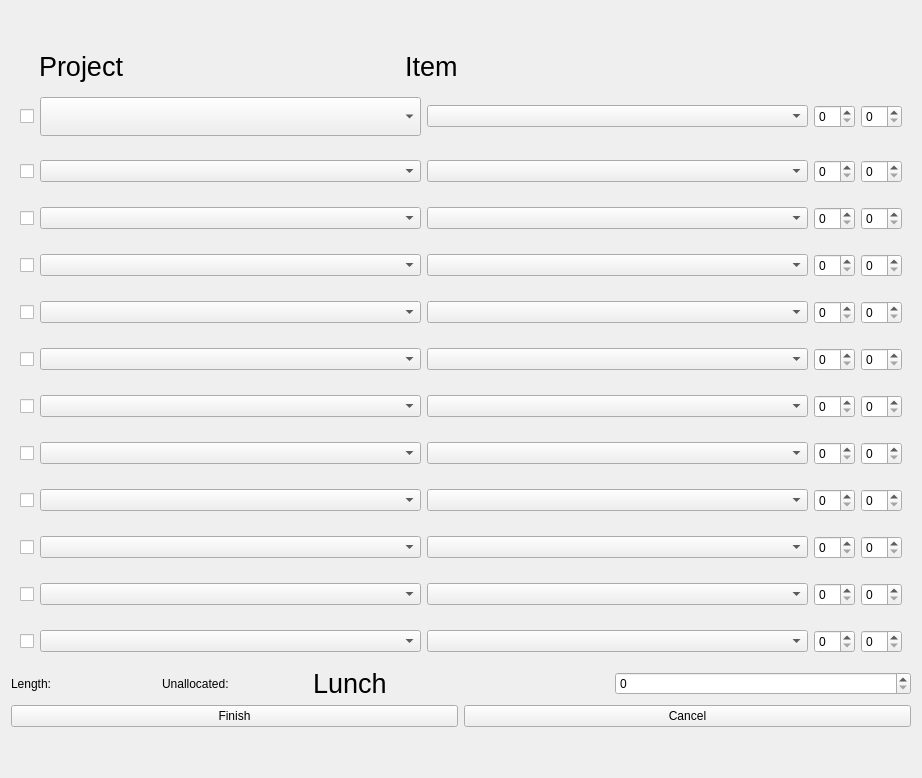
      <widget class="QWidget" name="clockout">
       <layout class="QGridLayout" name="gridLayout_6">
        <item row="3" column="0">
         <spacer name="verticalSpacer_6">
          <property name="orientation">
           <enum>Qt::Vertical</enum>
          </property>
          <property name="sizeHint" stdset="0">
           <size>
            <width>20</width>
            <height>40</height>
           </size>
          </property>
         </spacer>
        </item>
        <item row="1" column="0">
         <spacer name="verticalSpacer_5">
          <property name="orientation">
           <enum>Qt::Vertical</enum>
          </property>
          <property name="sizeHint" stdset="0">
           <size>
            <width>20</width>
            <height>40</height>
           </size>
          </property>
         </spacer>
        </item>
        <item row="2" column="0">
         <layout class="QHBoxLayout" name="horizontalLayout_8">
          <item>
           <layout class="QVBoxLayout" name="verticalLayout_5">
            <item>
             <layout class="QVBoxLayout" name="verticalLayout_6">
              <item>
               <layout class="QHBoxLayout" name="horizontalLayout_12">
                <item>
                 <spacer name="horizontalSpacer_4">
                  <property name="orientation">
                   <enum>Qt::Horizontal</enum>
                  </property>
                  <property name="sizeType">
                   <enum>QSizePolicy::Fixed</enum>
                  </property>
                  <property name="sizeHint" stdset="0">
                   <size>
                    <width>28</width>
                    <height>20</height>
                   </size>
                  </property>
                 </spacer>
                </item>
                <item>
                 <widget class="QLabel" name="label_8">
                  <property name="minimumSize">
                   <size>
                    <width>200</width>
                    <height>0</height>
                   </size>
                  </property>
                  <property name="font">
                   <font>
                    <pointsize>20</pointsize>
                   </font>
                  </property>
                  <property name="text">
                   <string>Project</string>
                  </property>
                 </widget>
                </item>
                <item>
                 <widget class="QLabel" name="label_9">
                  <property name="minimumSize">
                   <size>
                    <width>200</width>
                    <height>0</height>
                   </size>
                  </property>
                  <property name="font">
                   <font>
                    <pointsize>20</pointsize>
                   </font>
                  </property>
                  <property name="text">
                   <string>Item</string>
                  </property>
                 </widget>
                </item>
                <item>
                 <spacer name="horizontalSpacer_3">
                  <property name="orientation">
                   <enum>Qt::Horizontal</enum>
                  </property>
                  <property name="sizeType">
                   <enum>QSizePolicy::Fixed</enum>
                  </property>
                  <property name="sizeHint" stdset="0">
                   <size>
                    <width>146</width>
                    <height>20</height>
                   </size>
                  </property>
                 </spacer>
                </item>
               </layout>
              </item>
              <item>
               <widget class="QWidget" name="hbox1" native="true">
                <property name="minimumSize">
                 <size>
                  <width>900</width>
                  <height>0</height>
                 </size>
                </property>
                <layout class="QHBoxLayout" name="horbox1">
                 <item>
                  <widget class="QCheckBox" name="clockout_checkBox1">
                   <property name="text">
                    <string/>
                   </property>
                  </widget>
                 </item>
                 <item>
                  <widget class="QComboBox" name="clockout_comboBox1_1">
                   <property name="sizePolicy">
                    <sizepolicy hsizetype="Expanding" vsizetype="Fixed">
                     <horstretch>0</horstretch>
                     <verstretch>0</verstretch>
                    </sizepolicy>
                   </property>
                   <property name="minimumSize">
                    <size>
                     <width>0</width>
                     <height>0</height>
                    </size>
                   </property>
                   <property name="maximumSize">
                    <size>
                     <width>16777215</width>
                     <height>16777215</height>
                    </size>
                   </property>
                   <property name="font">
                    <font>
                     <pointsize>20</pointsize>
                    </font>
                   </property>
                  </widget>
                 </item>
                 <item>
                  <widget class="QComboBox" name="clockout_comboBox1_2">
                   <property name="sizePolicy">
                    <sizepolicy hsizetype="Expanding" vsizetype="Fixed">
                     <horstretch>0</horstretch>
                     <verstretch>0</verstretch>
                    </sizepolicy>
                   </property>
                   <property name="minimumSize">
                    <size>
                     <width>0</width>
                     <height>0</height>
                    </size>
                   </property>
                   <property name="maximumSize">
                    <size>
                     <width>16777215</width>
                     <height>16777215</height>
                    </size>
                   </property>
                  </widget>
                 </item>
                 <item>
                  <widget class="QSpinBox" name="clockout_spinbox1_1">
                   <property name="maximum">
                    <number>12</number>
                   </property>
                  </widget>
                 </item>
                 <item>
                  <widget class="QSpinBox" name="clockout_spinbox1_2">
                   <property name="maximum">
                    <number>60</number>
                   </property>
                   <property name="singleStep">
                    <number>15</number>
                   </property>
                  </widget>
                 </item>
                </layout>
               </widget>
              </item>
              <item>
               <widget class="QWidget" name="hbox2" native="true">
                <layout class="QHBoxLayout" name="horbox2">
                 <item>
                  <widget class="QCheckBox" name="clockout_checkBox2">
                   <property name="text">
                    <string/>
                   </property>
                  </widget>
                 </item>
                 <item>
                  <widget class="QComboBox" name="clockout_comboBox2_1">
                   <property name="sizePolicy">
                    <sizepolicy hsizetype="Expanding" vsizetype="Fixed">
                     <horstretch>0</horstretch>
                     <verstretch>0</verstretch>
                    </sizepolicy>
                   </property>
                   <property name="minimumSize">
                    <size>
                     <width>0</width>
                     <height>0</height>
                    </size>
                   </property>
                   <property name="maximumSize">
                    <size>
                     <width>16777215</width>
                     <height>16777215</height>
                    </size>
                   </property>
                  </widget>
                 </item>
                 <item>
                  <widget class="QComboBox" name="clockout_comboBox2_2">
                   <property name="sizePolicy">
                    <sizepolicy hsizetype="Expanding" vsizetype="Fixed">
                     <horstretch>0</horstretch>
                     <verstretch>0</verstretch>
                    </sizepolicy>
                   </property>
                   <property name="minimumSize">
                    <size>
                     <width>0</width>
                     <height>0</height>
                    </size>
                   </property>
                   <property name="maximumSize">
                    <size>
                     <width>16777215</width>
                     <height>16777215</height>
                    </size>
                   </property>
                  </widget>
                 </item>
                 <item>
                  <widget class="QSpinBox" name="clockout_spinbox2_1">
                   <property name="maximum">
                    <number>12</number>
                   </property>
                  </widget>
                 </item>
                 <item>
                  <widget class="QSpinBox" name="clockout_spinbox2_2">
                   <property name="maximum">
                    <number>60</number>
                   </property>
                   <property name="singleStep">
                    <number>15</number>
                   </property>
                  </widget>
                 </item>
                </layout>
               </widget>
              </item>
              <item>
               <widget class="QWidget" name="hbox3" native="true">
                <layout class="QHBoxLayout" name="horbox3">
                 <item>
                  <widget class="QCheckBox" name="clockout_checkBox3">
                   <property name="text">
                    <string/>
                   </property>
                  </widget>
                 </item>
                 <item>
                  <widget class="QComboBox" name="clockout_comboBox3_1">
                   <property name="sizePolicy">
                    <sizepolicy hsizetype="Expanding" vsizetype="Fixed">
                     <horstretch>0</horstretch>
                     <verstretch>0</verstretch>
                    </sizepolicy>
                   </property>
                   <property name="minimumSize">
                    <size>
                     <width>0</width>
                     <height>0</height>
                    </size>
                   </property>
                   <property name="maximumSize">
                    <size>
                     <width>16777215</width>
                     <height>16777215</height>
                    </size>
                   </property>
                  </widget>
                 </item>
                 <item>
                  <widget class="QComboBox" name="clockout_comboBox3_2">
                   <property name="sizePolicy">
                    <sizepolicy hsizetype="Expanding" vsizetype="Fixed">
                     <horstretch>0</horstretch>
                     <verstretch>0</verstretch>
                    </sizepolicy>
                   </property>
                   <property name="minimumSize">
                    <size>
                     <width>0</width>
                     <height>0</height>
                    </size>
                   </property>
                   <property name="maximumSize">
                    <size>
                     <width>16777215</width>
                     <height>16777215</height>
                    </size>
                   </property>
                  </widget>
                 </item>
                 <item>
                  <widget class="QSpinBox" name="clockout_spinbox3_1">
                   <property name="maximum">
                    <number>12</number>
                   </property>
                  </widget>
                 </item>
                 <item>
                  <widget class="QSpinBox" name="clockout_spinbox3_2">
                   <property name="maximum">
                    <number>60</number>
                   </property>
                   <property name="singleStep">
                    <number>15</number>
                   </property>
                  </widget>
                 </item>
                </layout>
               </widget>
              </item>
              <item>
               <widget class="QWidget" name="hbox4" native="true">
                <layout class="QHBoxLayout" name="horbox4">
                 <item>
                  <widget class="QCheckBox" name="clockout_checkBox4">
                   <property name="text">
                    <string/>
                   </property>
                  </widget>
                 </item>
                 <item>
                  <widget class="QComboBox" name="clockout_comboBox4_1">
                   <property name="sizePolicy">
                    <sizepolicy hsizetype="Expanding" vsizetype="Fixed">
                     <horstretch>0</horstretch>
                     <verstretch>0</verstretch>
                    </sizepolicy>
                   </property>
                   <property name="minimumSize">
                    <size>
                     <width>0</width>
                     <height>0</height>
                    </size>
                   </property>
                   <property name="maximumSize">
                    <size>
                     <width>16777215</width>
                     <height>16777215</height>
                    </size>
                   </property>
                  </widget>
                 </item>
                 <item>
                  <widget class="QComboBox" name="clockout_comboBox4_2">
                   <property name="sizePolicy">
                    <sizepolicy hsizetype="Expanding" vsizetype="Fixed">
                     <horstretch>0</horstretch>
                     <verstretch>0</verstretch>
                    </sizepolicy>
                   </property>
                   <property name="minimumSize">
                    <size>
                     <width>0</width>
                     <height>0</height>
                    </size>
                   </property>
                   <property name="maximumSize">
                    <size>
                     <width>16777215</width>
                     <height>16777215</height>
                    </size>
                   </property>
                  </widget>
                 </item>
                 <item>
                  <widget class="QSpinBox" name="clockout_spinbox4_1">
                   <property name="maximum">
                    <number>12</number>
                   </property>
                  </widget>
                 </item>
                 <item>
                  <widget class="QSpinBox" name="clockout_spinbox4_2">
                   <property name="maximum">
                    <number>60</number>
                   </property>
                   <property name="singleStep">
                    <number>15</number>
                   </property>
                  </widget>
                 </item>
                </layout>
               </widget>
              </item>
              <item>
               <widget class="QWidget" name="hbox5" native="true">
                <layout class="QHBoxLayout" name="horbox5">
                 <item>
                  <widget class="QCheckBox" name="clockout_checkBox5">
                   <property name="text">
                    <string/>
                   </property>
                  </widget>
                 </item>
                 <item>
                  <widget class="QComboBox" name="clockout_comboBox5_1">
                   <property name="sizePolicy">
                    <sizepolicy hsizetype="Expanding" vsizetype="Fixed">
                     <horstretch>0</horstretch>
                     <verstretch>0</verstretch>
                    </sizepolicy>
                   </property>
                   <property name="minimumSize">
                    <size>
                     <width>0</width>
                     <height>0</height>
                    </size>
                   </property>
                   <property name="maximumSize">
                    <size>
                     <width>16777215</width>
                     <height>16777215</height>
                    </size>
                   </property>
                  </widget>
                 </item>
                 <item>
                  <widget class="QComboBox" name="clockout_comboBox5_2">
                   <property name="sizePolicy">
                    <sizepolicy hsizetype="Expanding" vsizetype="Fixed">
                     <horstretch>0</horstretch>
                     <verstretch>0</verstretch>
                    </sizepolicy>
                   </property>
                   <property name="minimumSize">
                    <size>
                     <width>0</width>
                     <height>0</height>
                    </size>
                   </property>
                   <property name="maximumSize">
                    <size>
                     <width>16777215</width>
                     <height>16777215</height>
                    </size>
                   </property>
                  </widget>
                 </item>
                 <item>
                  <widget class="QSpinBox" name="clockout_spinbox5_1">
                   <property name="maximum">
                    <number>12</number>
                   </property>
                  </widget>
                 </item>
                 <item>
                  <widget class="QSpinBox" name="clockout_spinbox5_2">
                   <property name="maximum">
                    <number>60</number>
                   </property>
                   <property name="singleStep">
                    <number>15</number>
                   </property>
                  </widget>
                 </item>
                </layout>
               </widget>
              </item>
              <item>
               <widget class="QWidget" name="hbox6" native="true">
                <layout class="QHBoxLayout" name="horbox6">
                 <item>
                  <widget class="QCheckBox" name="clockout_checkBox6">
                   <property name="text">
                    <string/>
                   </property>
                  </widget>
                 </item>
                 <item>
                  <widget class="QComboBox" name="clockout_comboBox6_1">
                   <property name="sizePolicy">
                    <sizepolicy hsizetype="Expanding" vsizetype="Fixed">
                     <horstretch>0</horstretch>
                     <verstretch>0</verstretch>
                    </sizepolicy>
                   </property>
                  </widget>
                 </item>
                 <item>
                  <widget class="QComboBox" name="clockout_comboBox6_2">
                   <property name="sizePolicy">
                    <sizepolicy hsizetype="Expanding" vsizetype="Fixed">
                     <horstretch>0</horstretch>
                     <verstretch>0</verstretch>
                    </sizepolicy>
                   </property>
                  </widget>
                 </item>
                 <item>
                  <widget class="QSpinBox" name="clockout_spinbox6_1">
                   <property name="maximum">
                    <number>12</number>
                   </property>
                  </widget>
                 </item>
                 <item>
                  <widget class="QSpinBox" name="clockout_spinbox6_2">
                   <property name="maximum">
                    <number>60</number>
                   </property>
                   <property name="singleStep">
                    <number>15</number>
                   </property>
                  </widget>
                 </item>
                </layout>
               </widget>
              </item>
              <item>
               <widget class="QWidget" name="hbox7" native="true">
                <layout class="QHBoxLayout" name="horbox7">
                 <item>
                  <widget class="QCheckBox" name="clockout_checkBox7">
                   <property name="text">
                    <string/>
                   </property>
                  </widget>
                 </item>
                 <item>
                  <widget class="QComboBox" name="clockout_comboBox7_1">
                   <property name="sizePolicy">
                    <sizepolicy hsizetype="Expanding" vsizetype="Fixed">
                     <horstretch>0</horstretch>
                     <verstretch>0</verstretch>
                    </sizepolicy>
                   </property>
                  </widget>
                 </item>
                 <item>
                  <widget class="QComboBox" name="clockout_comboBox7_2">
                   <property name="sizePolicy">
                    <sizepolicy hsizetype="Expanding" vsizetype="Fixed">
                     <horstretch>0</horstretch>
                     <verstretch>0</verstretch>
                    </sizepolicy>
                   </property>
                  </widget>
                 </item>
                 <item>
                  <widget class="QSpinBox" name="clockout_spinbox7_1">
                   <property name="maximum">
                    <number>12</number>
                   </property>
                  </widget>
                 </item>
                 <item>
                  <widget class="QSpinBox" name="clockout_spinbox7_2">
                   <property name="maximum">
                    <number>60</number>
                   </property>
                   <property name="singleStep">
                    <number>15</number>
                   </property>
                  </widget>
                 </item>
                </layout>
               </widget>
              </item>
              <item>
               <widget class="QWidget" name="hbox8" native="true">
                <layout class="QHBoxLayout" name="horbox8">
                 <item>
                  <widget class="QCheckBox" name="clockout_checkBox8">
                   <property name="text">
                    <string/>
                   </property>
                  </widget>
                 </item>
                 <item>
                  <widget class="QComboBox" name="clockout_comboBox8_1">
                   <property name="sizePolicy">
                    <sizepolicy hsizetype="Expanding" vsizetype="Fixed">
                     <horstretch>0</horstretch>
                     <verstretch>0</verstretch>
                    </sizepolicy>
                   </property>
                  </widget>
                 </item>
                 <item>
                  <widget class="QComboBox" name="clockout_comboBox8_2">
                   <property name="sizePolicy">
                    <sizepolicy hsizetype="Expanding" vsizetype="Fixed">
                     <horstretch>0</horstretch>
                     <verstretch>0</verstretch>
                    </sizepolicy>
                   </property>
                  </widget>
                 </item>
                 <item>
                  <widget class="QSpinBox" name="clockout_spinbox8_1">
                   <property name="maximum">
                    <number>12</number>
                   </property>
                  </widget>
                 </item>
                 <item>
                  <widget class="QSpinBox" name="clockout_spinbox8_2">
                   <property name="maximum">
                    <number>60</number>
                   </property>
                   <property name="singleStep">
                    <number>15</number>
                   </property>
                  </widget>
                 </item>
                </layout>
               </widget>
              </item>
              <item>
               <widget class="QWidget" name="hbox9" native="true">
                <layout class="QHBoxLayout" name="horbox9">
                 <item>
                  <widget class="QCheckBox" name="clockout_checkBox9">
                   <property name="text">
                    <string/>
                   </property>
                  </widget>
                 </item>
                 <item>
                  <widget class="QComboBox" name="clockout_comboBox9_1">
                   <property name="sizePolicy">
                    <sizepolicy hsizetype="Expanding" vsizetype="Fixed">
                     <horstretch>0</horstretch>
                     <verstretch>0</verstretch>
                    </sizepolicy>
                   </property>
                  </widget>
                 </item>
                 <item>
                  <widget class="QComboBox" name="clockout_comboBox9_2">
                   <property name="sizePolicy">
                    <sizepolicy hsizetype="Expanding" vsizetype="Fixed">
                     <horstretch>0</horstretch>
                     <verstretch>0</verstretch>
                    </sizepolicy>
                   </property>
                  </widget>
                 </item>
                 <item>
                  <widget class="QSpinBox" name="clockout_spinbox9_1">
                   <property name="maximum">
                    <number>12</number>
                   </property>
                  </widget>
                 </item>
                 <item>
                  <widget class="QSpinBox" name="clockout_spinbox9_2">
                   <property name="maximum">
                    <number>60</number>
                   </property>
                   <property name="singleStep">
                    <number>15</number>
                   </property>
                  </widget>
                 </item>
                </layout>
               </widget>
              </item>
              <item>
               <widget class="QWidget" name="hbox10" native="true">
                <layout class="QHBoxLayout" name="horbox10">
                 <item>
                  <widget class="QCheckBox" name="clockout_checkBox10">
                   <property name="text">
                    <string/>
                   </property>
                  </widget>
                 </item>
                 <item>
                  <widget class="QComboBox" name="clockout_comboBox10_1">
                   <property name="sizePolicy">
                    <sizepolicy hsizetype="Expanding" vsizetype="Fixed">
                     <horstretch>0</horstretch>
                     <verstretch>0</verstretch>
                    </sizepolicy>
                   </property>
                  </widget>
                 </item>
                 <item>
                  <widget class="QComboBox" name="clockout_comboBox10_2">
                   <property name="sizePolicy">
                    <sizepolicy hsizetype="Expanding" vsizetype="Fixed">
                     <horstretch>0</horstretch>
                     <verstretch>0</verstretch>
                    </sizepolicy>
                   </property>
                  </widget>
                 </item>
                 <item>
                  <widget class="QSpinBox" name="clockout_spinbox10_1">
                   <property name="maximum">
                    <number>12</number>
                   </property>
                  </widget>
                 </item>
                 <item>
                  <widget class="QSpinBox" name="clockout_spinbox10_2">
                   <property name="maximum">
                    <number>60</number>
                   </property>
                   <property name="singleStep">
                    <number>15</number>
                   </property>
                  </widget>
                 </item>
                </layout>
               </widget>
              </item>
              <item>
               <widget class="QWidget" name="hbox11" native="true">
                <layout class="QHBoxLayout" name="horbox11">
                 <item>
                  <widget class="QCheckBox" name="clockout_checkBox11">
                   <property name="text">
                    <string/>
                   </property>
                  </widget>
                 </item>
                 <item>
                  <widget class="QComboBox" name="clockout_comboBox11_1">
                   <property name="sizePolicy">
                    <sizepolicy hsizetype="Expanding" vsizetype="Fixed">
                     <horstretch>0</horstretch>
                     <verstretch>0</verstretch>
                    </sizepolicy>
                   </property>
                  </widget>
                 </item>
                 <item>
                  <widget class="QComboBox" name="clockout_comboBox11_2">
                   <property name="sizePolicy">
                    <sizepolicy hsizetype="Expanding" vsizetype="Fixed">
                     <horstretch>0</horstretch>
                     <verstretch>0</verstretch>
                    </sizepolicy>
                   </property>
                  </widget>
                 </item>
                 <item>
                  <widget class="QSpinBox" name="clockout_spinbox11_1">
                   <property name="maximum">
                    <number>12</number>
                   </property>
                  </widget>
                 </item>
                 <item>
                  <widget class="QSpinBox" name="clockout_spinbox11_2">
                   <property name="maximum">
                    <number>60</number>
                   </property>
                   <property name="singleStep">
                    <number>15</number>
                   </property>
                  </widget>
                 </item>
                </layout>
               </widget>
              </item>
              <item>
               <widget class="QWidget" name="hbox12" native="true">
                <layout class="QHBoxLayout" name="horbox12">
                 <item>
                  <widget class="QCheckBox" name="clockout_checkBox12">
                   <property name="text">
                    <string/>
                   </property>
                  </widget>
                 </item>
                 <item>
                  <widget class="QComboBox" name="clockout_comboBox12_1">
                   <property name="sizePolicy">
                    <sizepolicy hsizetype="Expanding" vsizetype="Fixed">
                     <horstretch>0</horstretch>
                     <verstretch>0</verstretch>
                    </sizepolicy>
                   </property>
                  </widget>
                 </item>
                 <item>
                  <widget class="QComboBox" name="clockout_comboBox12_2">
                   <property name="sizePolicy">
                    <sizepolicy hsizetype="Expanding" vsizetype="Fixed">
                     <horstretch>0</horstretch>
                     <verstretch>0</verstretch>
                    </sizepolicy>
                   </property>
                  </widget>
                 </item>
                 <item>
                  <widget class="QSpinBox" name="clockout_spinbox12_1">
                   <property name="maximum">
                    <number>12</number>
                   </property>
                  </widget>
                 </item>
                 <item>
                  <widget class="QSpinBox" name="clockout_spinbox12_2">
                   <property name="maximum">
                    <number>60</number>
                   </property>
                   <property name="singleStep">
                    <number>15</number>
                   </property>
                  </widget>
                 </item>
                </layout>
               </widget>
              </item>
             </layout>
            </item>
            <item>
             <layout class="QHBoxLayout" name="horizontalLayout_11">
              <item>
               <layout class="QHBoxLayout" name="horizontalLayout_10">
                <item>
                 <widget class="QLabel" name="clockout_label">
                  <property name="text">
                   <string>Length:</string>
                  </property>
                 </widget>
                </item>
                <item>
                 <widget class="QLabel" name="clockout_label_3">
                  <property name="minimumSize">
                   <size>
                    <width>40</width>
                    <height>0</height>
                   </size>
                  </property>
                  <property name="text">
                   <string/>
                  </property>
                 </widget>
                </item>
                <item>
                 <widget class="QLabel" name="clockout_label_2">
                  <property name="text">
                   <string>Unallocated:</string>
                  </property>
                 </widget>
                </item>
                <item>
                 <widget class="QLabel" name="clockout_label_4">
                  <property name="minimumSize">
                   <size>
                    <width>40</width>
                    <height>0</height>
                   </size>
                  </property>
                  <property name="text">
                   <string/>
                  </property>
                 </widget>
                </item>
               </layout>
              </item>
              <item>
               <widget class="QLabel" name="label_6">
                <property name="font">
                 <font>
                  <pointsize>20</pointsize>
                 </font>
                </property>
                <property name="text">
                 <string>Lunch</string>
                </property>
               </widget>
              </item>
              <item>
               <widget class="QSpinBox" name="clockout_spinbox_lunch">
                <property name="maximum">
                 <number>60</number>
                </property>
                <property name="singleStep">
                 <number>15</number>
                </property>
               </widget>
              </item>
             </layout>
            </item>
            <item>
             <layout class="QHBoxLayout" name="horizontalLayout_9">
              <item>
               <widget class="QPushButton" name="clockout_finished">
                <property name="text">
                 <string>Finish</string>
                </property>
               </widget>
              </item>
              <item>
               <widget class="QPushButton" name="clockout_cancel">
                <property name="minimumSize">
                 <size>
                  <width>0</width>
                  <height>20</height>
                 </size>
                </property>
                <property name="text">
                 <string>Cancel</string>
                </property>
               </widget>
              </item>
             </layout>
            </item>
           </layout>
          </item>
         </layout>
        </item>
       </layout>
      </widget>
